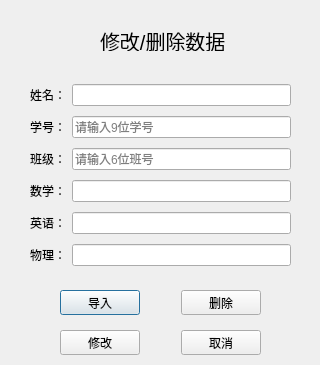
<?xml version="1.0" encoding="UTF-8"?>
<ui version="4.0">
 <class>changedata</class>
 <widget class="QDialog" name="changedata">
  <property name="geometry">
   <rect>
    <x>0</x>
    <y>0</y>
    <width>320</width>
    <height>365</height>
   </rect>
  </property>
  <property name="windowTitle">
   <string>学生选课和成绩管理系统</string>
  </property>
  <widget class="QWidget" name="layoutWidget">
   <property name="geometry">
    <rect>
     <x>30</x>
     <y>80</y>
     <width>261</width>
     <height>191</height>
    </rect>
   </property>
   <layout class="QVBoxLayout" name="verticalLayout">
    <item>
     <layout class="QHBoxLayout" name="horizontalLayout_2">
      <item>
       <widget class="QLabel" name="label_2">
        <property name="text">
         <string>姓名：</string>
        </property>
       </widget>
      </item>
      <item>
       <widget class="QLineEdit" name="le_addscore_name"/>
      </item>
     </layout>
    </item>
    <item>
     <layout class="QHBoxLayout" name="horizontalLayout_3">
      <item>
       <widget class="QLabel" name="label_3">
        <property name="text">
         <string>学号：</string>
        </property>
       </widget>
      </item>
      <item>
       <widget class="QLineEdit" name="le_addscore_id">
        <property name="maxLength">
         <number>9</number>
        </property>
        <property name="placeholderText">
         <string>请输入9位学号</string>
        </property>
       </widget>
      </item>
     </layout>
    </item>
    <item>
     <layout class="QHBoxLayout" name="horizontalLayout">
      <item>
       <widget class="QLabel" name="label_7">
        <property name="text">
         <string>班级：</string>
        </property>
       </widget>
      </item>
      <item>
       <widget class="QLineEdit" name="le_addscore_class">
        <property name="maxLength">
         <number>6</number>
        </property>
        <property name="placeholderText">
         <string>请输入6位班号</string>
        </property>
       </widget>
      </item>
     </layout>
    </item>
    <item>
     <layout class="QHBoxLayout" name="horizontalLayout_4">
      <item>
       <widget class="QLabel" name="label_4">
        <property name="text">
         <string>数学：</string>
        </property>
       </widget>
      </item>
      <item>
       <widget class="QLineEdit" name="le_addscore_math">
        <property name="maxLength">
         <number>2</number>
        </property>
       </widget>
      </item>
     </layout>
    </item>
    <item>
     <layout class="QHBoxLayout" name="horizontalLayout_5">
      <item>
       <widget class="QLabel" name="label_5">
        <property name="text">
         <string>英语：</string>
        </property>
       </widget>
      </item>
      <item>
       <widget class="QLineEdit" name="le_addscore_eng">
        <property name="maxLength">
         <number>2</number>
        </property>
       </widget>
      </item>
     </layout>
    </item>
    <item>
     <layout class="QHBoxLayout" name="horizontalLayout_6">
      <item>
       <widget class="QLabel" name="label_6">
        <property name="text">
         <string>物理：</string>
        </property>
       </widget>
      </item>
      <item>
       <widget class="QLineEdit" name="le_addscore_phy">
        <property name="maxLength">
         <number>2</number>
        </property>
       </widget>
      </item>
     </layout>
    </item>
   </layout>
  </widget>
  <widget class="QLabel" name="label">
   <property name="geometry">
    <rect>
     <x>100</x>
     <y>30</y>
     <width>131</width>
     <height>21</height>
    </rect>
   </property>
   <property name="font">
    <font>
     <pointsize>15</pointsize>
    </font>
   </property>
   <property name="text">
    <string>修改/删除数据</string>
   </property>
  </widget>
  <widget class="QLabel" name="label_9">
   <property name="geometry">
    <rect>
     <x>20</x>
     <y>380</y>
     <width>54</width>
     <height>12</height>
    </rect>
   </property>
   <property name="text">
    <string/>
   </property>
  </widget>
  <widget class="QWidget" name="layoutWidget">
   <property name="geometry">
    <rect>
     <x>60</x>
     <y>290</y>
     <width>201</width>
     <height>25</height>
    </rect>
   </property>
   <layout class="QHBoxLayout" name="horizontalLayout_7">
    <item>
     <widget class="QPushButton" name="pushButton">
      <property name="text">
       <string>导入</string>
      </property>
     </widget>
    </item>
    <item>
     <spacer name="horizontalSpacer_2">
      <property name="orientation">
       <enum>Qt::Horizontal</enum>
      </property>
      <property name="sizeHint" stdset="0">
       <size>
        <width>40</width>
        <height>20</height>
       </size>
      </property>
     </spacer>
    </item>
    <item>
     <widget class="QPushButton" name="btn_changedata_del">
      <property name="text">
       <string>删除</string>
      </property>
     </widget>
    </item>
   </layout>
  </widget>
  <widget class="QWidget" name="layoutWidget">
   <property name="geometry">
    <rect>
     <x>60</x>
     <y>330</y>
     <width>201</width>
     <height>25</height>
    </rect>
   </property>
   <layout class="QHBoxLayout" name="horizontalLayout_8">
    <item>
     <widget class="QPushButton" name="btn_changedata_change">
      <property name="text">
       <string>修改</string>
      </property>
     </widget>
    </item>
    <item>
     <spacer name="horizontalSpacer">
      <property name="orientation">
       <enum>Qt::Horizontal</enum>
      </property>
      <property name="sizeHint" stdset="0">
       <size>
        <width>40</width>
        <height>20</height>
       </size>
      </property>
     </spacer>
    </item>
    <item>
     <widget class="QPushButton" name="btn_changedata_cancel">
      <property name="text">
       <string>取消</string>
      </property>
     </widget>
    </item>
   </layout>
  </widget>
 </widget>
 <resources/>
 <connections/>
</ui>
